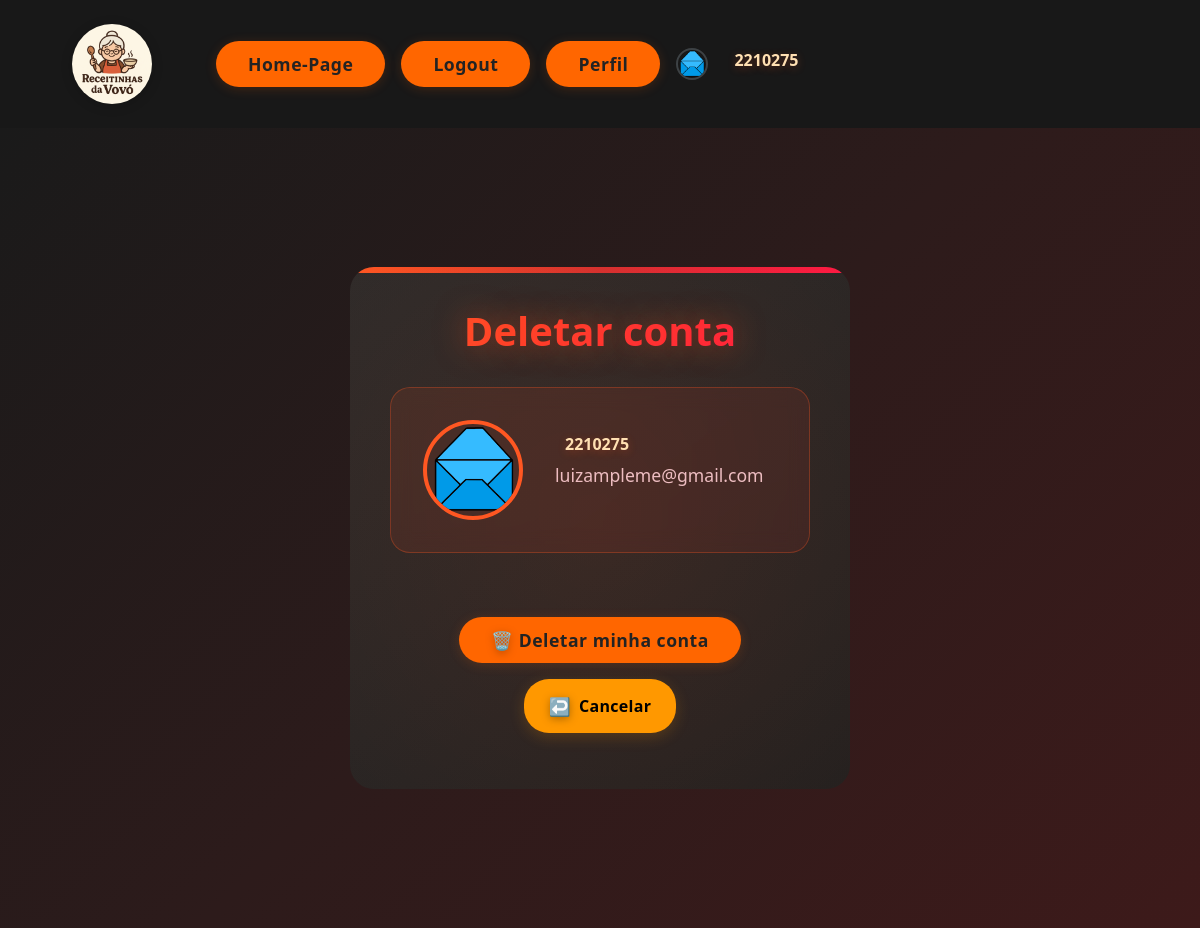
/perfil/deletar/5/ (signed in), run on the app's committed database.
### usuarios/models.py (models this page shows, shortened)
class Usuario(AbstractUser):
    id = models.AutoField(primary_key=True) # Identificador único do usuário
    email = models.EmailField(help_text='Digite seu email', unique=True) # Email do usuário
    foto_de_perfil = models.ImageField(upload_to='usuarios/img', null=True, blank=True) # Foto de perfil do usuário
    class Meta:
        app_label = 'usuarios'

### usuarios/views.py (the view, shortened to what this page needs)
# urls.py: path('perfil/deletar/<int:id>/', views.UsuarioDeleteView.as_view(), name='deletar'), #rota de deletar usuario
class UsuarioDeleteView(View):
    def get(self, request, id, *args, **kwargs):
        if not request.user.is_authenticated or request.user.id != int(id):
            return redirect('receitas:homepage')  # ou mostre uma página de erro/permissão negada
        usuario = get_object_or_404(Usuario, pk=self.kwargs['id'])
        contexto = {
            'usuario': usuario,
            'titulo_janela': 'Deletar conta',
            'titulo_pagina': 'Deletar Perfil do Usuário',
            'botao': 'Deletar minha conta',
        }
        return render(request, "usuarios/deletar.html", contexto)

### usuarios/templates/usuarios/deletar.html (shortened to what this page needs)
{% extends 'site_receitas/base.html' %}
{% load static %}
{% block content %}
<div class="deletar-container">
    <div class="deletar-card">
        <div class="deletar-header">
            <h1 class="deletar-title">{{ titulo_janela }}</h1>
        </div>
        <div class="user-preview">
            <div class="user-avatar">
                {% if usuario.foto_de_perfil %}
                    <img src="{{ usuario.foto_de_perfil.url }}" alt="Foto de perfil" class="avatar-image">
                {% else %}
                    <img src="{% static 'receitas/img/logo.png' %}" alt="Foto padrão" class="avatar-image">
                {% endif %}
            </div>
            <div class="user-info">
                <h3 class="user-name">{{ usuario.username }}</h3>
                <p class="user-email">{{ usuario.email }}</p>
            </div>
        </div>
        <form method="post" class="deletar-form">
            <fieldset>
                <div class="form-actions">
                    <button type="submit" class="modern-btn danger-btn">
                        <span class="btn-icon">🗑️</span>
                        <span>{{ botao }}</span>
                    </button>
                    <a href="{% url 'usuarios:perfil' usuario.id %}" class="modern-btn secondary-btn">
                        <span class="btn-icon">↩️</span>
                        <span>Cancelar</span>
                    </a>
                </div>
            </fieldset>
        </form>
    </div>
</div>
{% endblock %}

### usuarios/templates/usuarios/links.html
<nav class="nav-links">
  <a href="/" class="modern-btn">Home-Page</a>
  {% if user.is_authenticated %}
    <a href="{% url 'usuarios:logout_confirm' %}" class="modern-btn">Logout</a>
    <a href="{% url 'usuarios:perfil' user.id %}" class="modern-btn">Perfil</a>
    <div class="author-avatar" style="align-self: center;">
        {% if user.foto_de_perfil %}
            <img src="{{ user.foto_de_perfil.url }}" alt="{{ user.username }}" class="author-profile-pic">
        {% else %}
            <div class="author-profile-pic author-default-pic">
                {{ user.username|first|upper }}
            </div>
        {% endif %}
    </div>
  {% else %}
    <a href="{% url 'usuarios:login' %}" class="modern-btn">Login</a>
    <a href="{% url 'usuarios:cadastro' %}" class="modern-btn">Cadastro</a>
  {% endif %}
  <div class="user-name">
    {% firstof user.username "Visitante" %}
  </div>
</nav>

### receitas/static/receitas/css/style.css (style rules this page uses)
.nav-links { display: flex; gap: 1rem; }
.modern-btn { background: linear-gradient(90deg, #ff6600 60%, #ff6600 100%); color: #232323; font-weight: 600; border: none; border-radius: 999px; padding: 0.6rem 2rem; box-shadow: 0 2px 12px rgba(255,102,0,0.18); transition: background 0.2s, color 0.2s, transform 0.2s; text-decoration: none; font-size: 1.1rem; letter-spacing: 0.5px; outline: none; cursor: pointer; display: inline-block; }
body { background: #181818; color: #f8f9fa; font-family: 'Segoe UI', 'Helvetica Neue', Arial, sans-serif; margin: 0; padding: 0; }
.bg-dark { background-color: #181818 !important; }
.text-light { color: #f8f9fa !important; }
.user-name { color: #ffe0b2; font-weight: 600; align-self: center; margin-left: 10px; font-size: 1rem; }
.author-avatar { flex-shrink: 0; }
.author-profile-pic { width: 32px; height: 32px; border-radius: 50%; object-fit: cover; border: 2px solid #3d4245; transition: border-color 0.2s ease; }
.form-actions { display: flex; gap: 1rem; justify-content: center; margin: 2rem 0 1rem 0; flex-wrap: wrap; }
.secondary-btn { background: #ff9800; color: #000; font-weight: 600; font-size: 1rem; padding: 14px 25px; border: none; border-radius: 25px; cursor: pointer; transition: all 0.3s ease; letter-spacing: 0.3px; box-shadow: 0 4px 15px rgba(255, 152, 0, 0.2); text-decoration: none; display: inline-flex; align-items: center; gap: 8px; }
.btn-icon { font-size: 1.1rem; }

### data on the page
Usuario: foto_de_perfil (picture), username "2210275", email "luizampleme@gmail.com"

### other printed values
{{ titulo_janela }} "Deletar conta"
{{ botao }} "Deletar minha conta"
